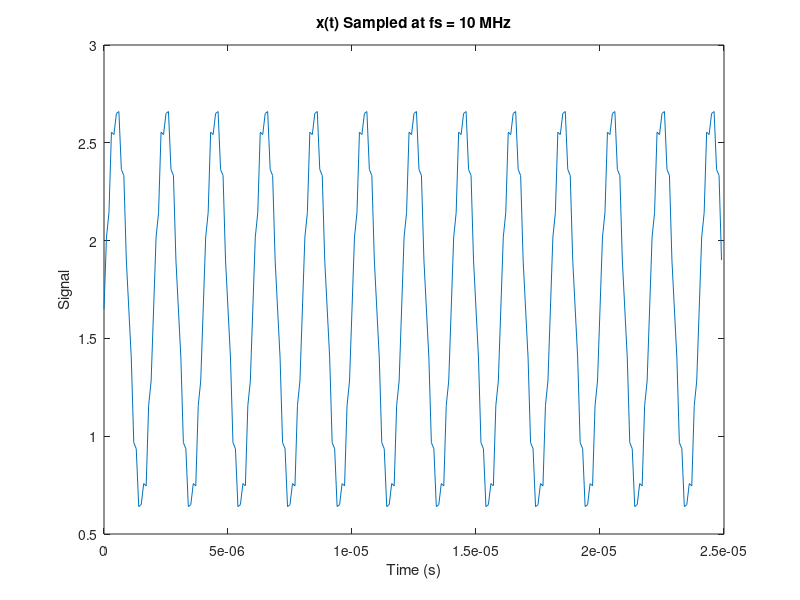
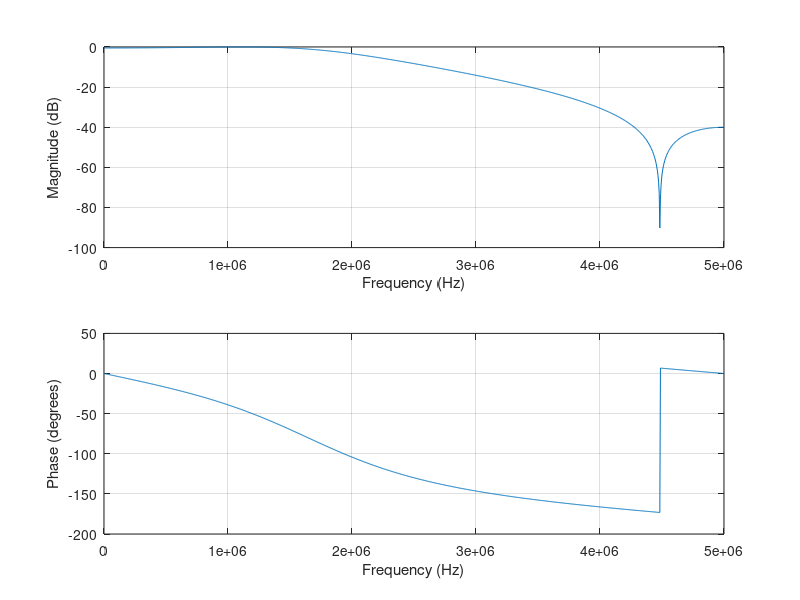
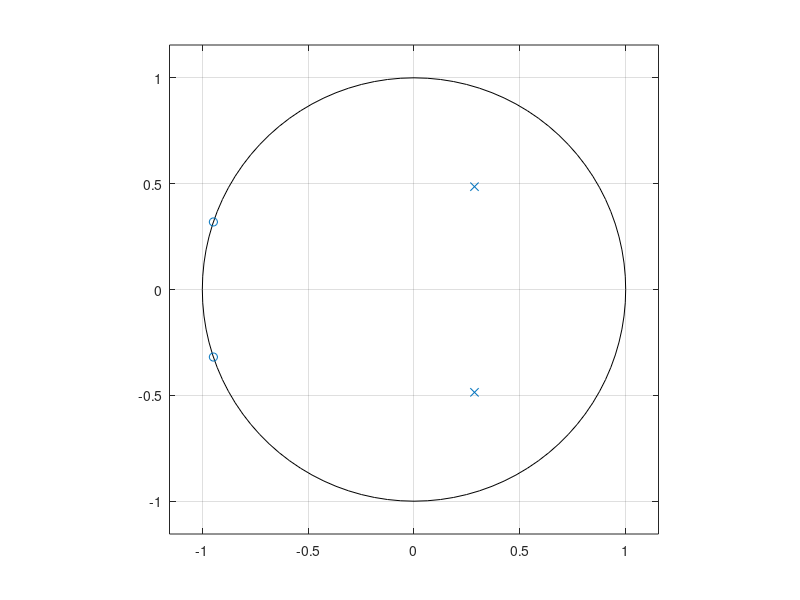
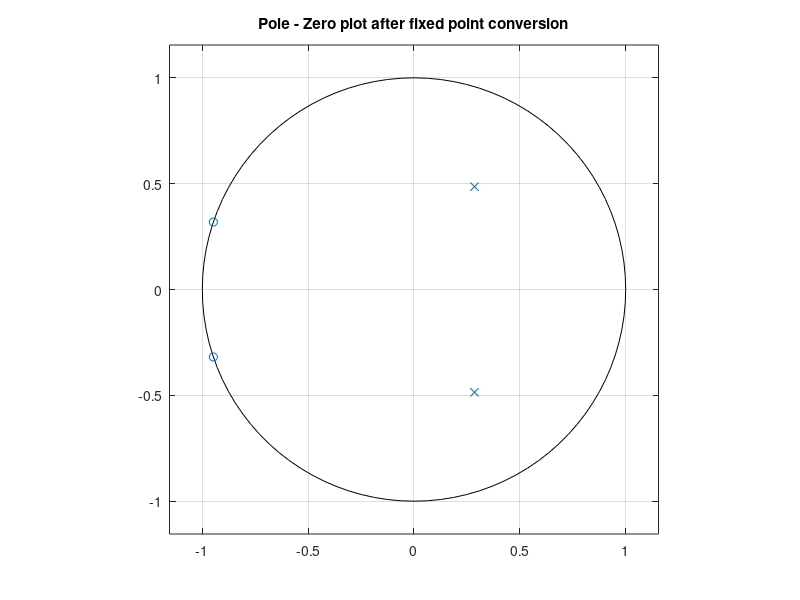

Here is the MATLAB script that generated these plots, in order: (Note: this script raises an error after producing the figures.)
close all
clear
clc

pkg load signal

fs = 10e+06;
Ts = 1 / fs;
n  = 0 : 249;
t  = n * Ts;

% 500 kHz sinusoid with 4 MHz noise
x  = 1.65 + 1 * sin(2*pi*500000*t) + 0.1 * sin(2*pi*4000000*t);

figure('Color', [1 1 1]);
h  = plot(t,x);
title('x(t) Sampled at fs = 10 MHz');
ylabel('Signal');
xlabel('Time (s)');

% Quatinzation of input signal
Vref = 3.3;
bits = 16;
xq   = (x./Vref) * ((2 ^ (bits - 1)) - 1);
xq_int = cast(xq, "int16");

cd '/media/nisitha/My_Passport/MOODLE/Vivado_projects/audio_zybo/zybo_audio_dsp/zybo_audio_dsp/zybo_audio_dsp.sim/sim_1/behav/xsim';
fid1   = fopen('500kHz_sine_wave_with_noise.txt','w');
fprintf(fid1, "%d\n", xq_int);
fclose(fid1);
fid2   = fopen('Impulse_response_output.txt','w');
fclose(fid2);
oldfolder = cd('/media/nisitha/My_Passport/MOODLE/Vivado_projects/audio_zybo/zybo_audio_dsp/octave_scripts');

% Coefficient generation
fc     = 1.5e+6;
Wc     = fc / (fs / 2);
[B, A] = ellip(2,0.5,40, Wc);

figure('Color', [1 1 1]);
freqz(B, A, 2^10, fs);
figure('Color', [1 1 1]);
zplane(B, A);

% Fixed point integer coefficient conversion
scale_factor = 14;
Afixed       = fix(A * (2 ^ scale_factor));
Bfixed       = fix(B * (2 ^ scale_factor));

% Stability check for the foxed point coefficients
figure('Color', [1 1 1]);
zplane(Bfixed, Afixed);
hold on;
title("Pole - Zero plot after fixed point conversion");

% Filter function performing
yq  = filter(Bfixed, Afixed, xq_int);
figure('Color', [1 1 1]);
plot(yq);

% Expected impulse response of filter
delta    = zeros(1, 50);
delta(1) = 3276;
hn       = filter(Bfixed, Afixed, delta);
figure('Color', [1 1 1]);
plot(hn);
title("Expected Impulse Response");

% Loading the FPGA simulation impulse response
cd '/media/nisitha/My_Passport/MOODLE/Vivado_projects/audio_zybo/zybo_audio_dsp/zybo_audio_dsp/zybo_audio_dsp.sim/sim_1/behav/xsim';
fid2 = fopen('Impulse_response_output_1.txt', 'r');
hn_f = fscanf(fid2, "%d");
fclose(fid2);
oldfolder = cd('/media/nisitha/My_Passport/MOODLE/Vivado_projects/audio_zybo/zybo_audio_dsp/octave_scripts');

figure('Color', [1 1 1]);
plot(hn_f);
title("Impulse Response: fixed-point DF1 Biquad vs. MATLAB floating-point filter");
xlabel("Sample");
ylabel("Magnitude");
hold on;
plot(hn,'r');
legend({"Simulated FPGA filter response", "MATLAB Filter response"});

% Take FT of impulse response to obtain freqeuncy response
f      = linspace(0, fs / 2, size(hn_f, 1) / 2);
H_f    = abs(fft(hn_f));
H_f    = H_f(1 : end / 2);
H_f_db = mag2db(H_f);
H_f_db = H_f_db - max(H_f_db);
figure('Color', [1 1 1]);
subplot(2, 1, 1);
plot(f, H_f_db);
grid on;
title("Fixed Point Biquad Frequency response");
xlabel('Frequency (Hz)');
ylabel('Phase (Degree)');

% Obtaining the [hase response
phase = atan2(imag(fft(hn_f)), real(fft(hn_f)) ) * 180 / pi;
phase = phase(1 : end / 2);
subplot(2, 1, 2);
plot(f, phase);
grid on;
title("Fixed Point Biquad Phase response");
xlabel('Frequency (Hz)');
ylabel('Phase (Degree)');

% Comparing with the original freqeuncy and phase
figure('Color', [1 1 1]);
freqz(B,A,2^10,fs);





































